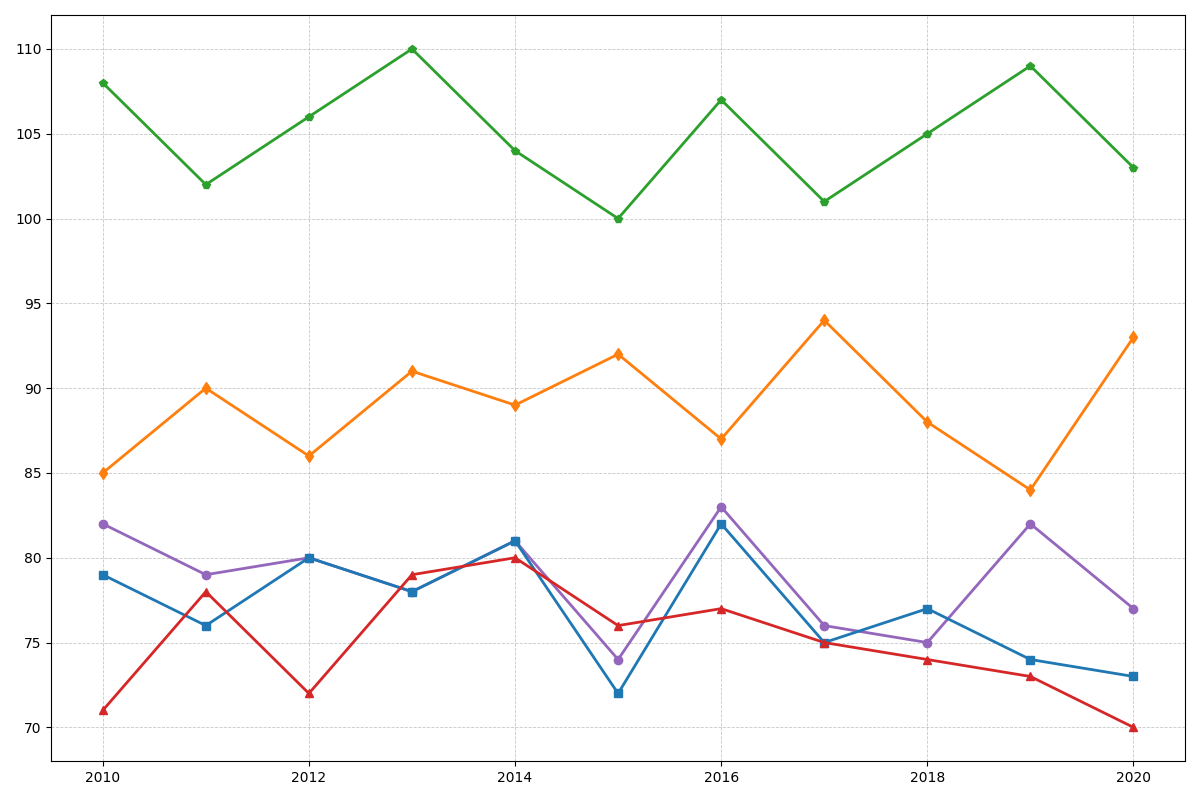

This chart was generated by the following Python code:
import matplotlib.pyplot as plt
import numpy as np

# Cities
cities = ['New York', 'Los Angeles', 'Chicago', 'Houston', 'Phoenix']

# Years
years = np.arange(2010, 2021)

# Average temperatures in Fahrenheit (altered data)
ny_temps = [82, 79, 80, 78, 81, 74, 83, 76, 75, 82, 77]
la_temps = [79, 76, 80, 78, 81, 72, 82, 75, 77, 74, 73]
chi_temps = [71, 78, 72, 79, 80, 76, 77, 75, 74, 73, 70]
hou_temps = [85, 90, 86, 91, 89, 92, 87, 94, 88, 84, 93]
phx_temps = [108, 102, 106, 110, 104, 100, 107, 101, 105, 109, 103]

# Create the figure and axis
fig, ax = plt.subplots(figsize=(12, 8))

# Plot the temperature trends without any labels or annotations
ax.plot(years, ny_temps, marker='o', color='#9467bd', linewidth=2)
ax.plot(years, la_temps, marker='s', color='#1f77b4', linewidth=2)
ax.plot(years, chi_temps, marker='^', color='#d62728', linewidth=2)
ax.plot(years, hou_temps, marker='d', color='#ff7f0e', linewidth=2)
ax.plot(years, phx_temps, marker='p', color='#2ca02c', linewidth=2)

# Enable grid
ax.grid(True, linestyle='--', linewidth=0.6, alpha=0.7)

# Automatically adjust layout to avoid overlap
plt.tight_layout()

# Display the chart
plt.show()
